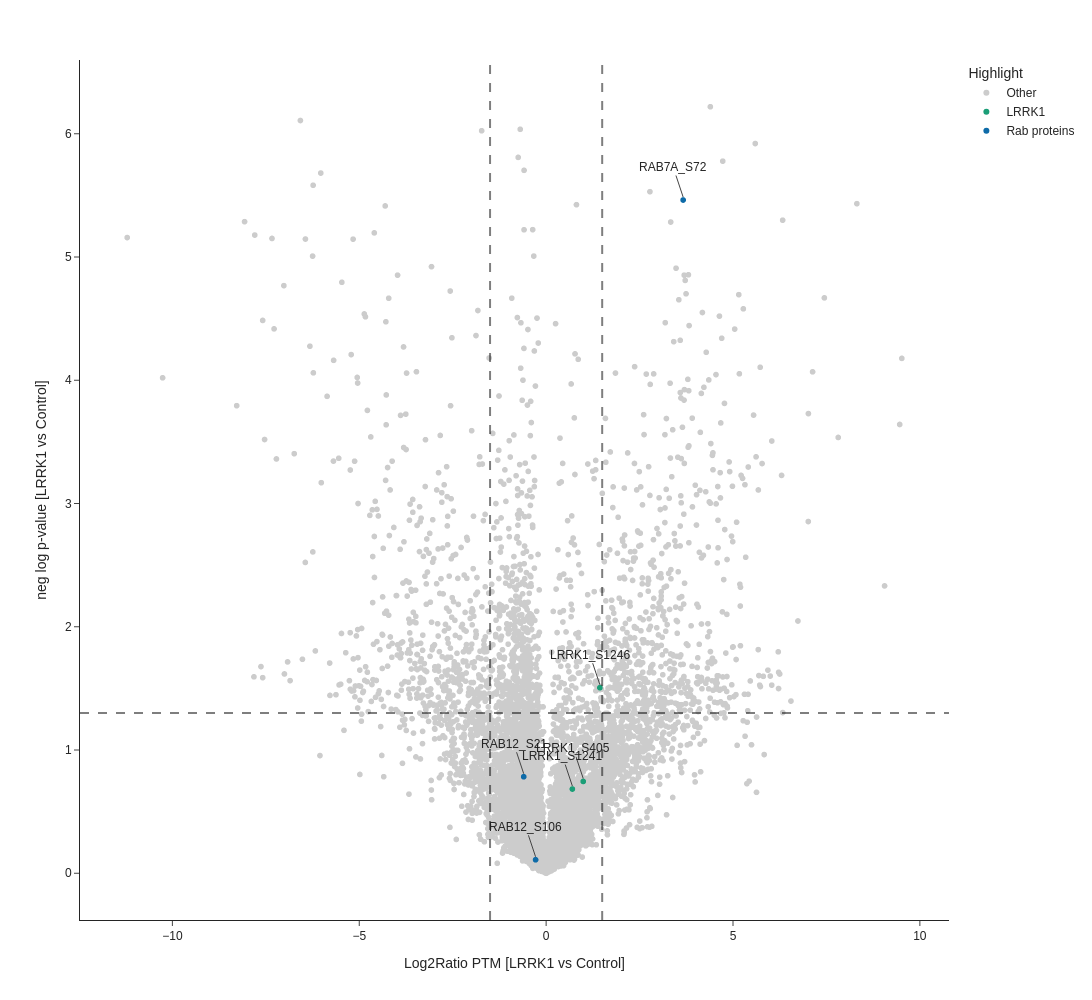

The notebook cell saved with this chart:
### Code cell
fig_S6A = px.scatter(
    pLys,
    x="Student's T-test Difference L1T_Turbo",
    y="-Log Student's T-test p-value L1T_Turbo",
    color="Highlight",
    color_discrete_map=Fig_color_map,
    template="simple_white",
    hover_data=["PTM_site", "Accession"],
    labels={
        "Student's T-test Difference L1T_Turbo": "Log2Ratio PTM [LRRK1 vs Control]",
        "-Log Student's T-test p-value L1T_Turbo": "neg log p-value [LRRK1 vs Control]",
        "PTM_site": "PTM site",
    },
)

annotate = pLys.loc[
    pLys["Highlight"].isin(["LRRK1", "Rab proteins"]),
    [
        "Student's T-test Difference L1T_Turbo",
        "-Log Student's T-test p-value L1T_Turbo",
        "PTM_site",
    ],
]

for x, y, site in annotate.itertuples(index=False):
    fig_S6A.add_annotation(
        x=x,
        y=y,
        text=site,
        showarrow=True,
        yshift=3,
    )

fig_S6A.update_layout(
    height=1000,
    width=1500,
    font_family="Arial",
)

fig_S6A.add_hline(y=1.3, opacity=0.5, line_width=2, line_dash="dash")
fig_S6A.add_vline(x=1.5, opacity=0.5, line_width=2, line_dash="dash")
fig_S6A.add_vline(x=-1.5, opacity=0.5, line_width=2, line_dash="dash")

fig_S6A.show()

### Figure 1 — Plotly figure (JSON) as saved in the notebook; plotly's stock layout.template omitted (floating-point values rounded to 4 significant figures; data arrays with more than 128 entries replaced by an {"elided": "..."} marker saying what was removed)
{"data": [{"customdata": {"elided": "9324x2 str values"}, "hovertemplate": "Highlight=Other<br>Log2Ratio PTM [LRRK1 vs Control]=%{x}<br>neg log p-value [LRRK1 vs Control]=%{y}<br>PTM site=%{customdata[0]}<br>Accession=%{customdata[1]}<extra></extra>", "legendgroup": "Other", "marker": {"color": "rgb(204,204,204)", "symbol": "circle"}, "mode": "markers", "name": "Other", "showlegend": true, "type": "scattergl", "x": {"elided": "9324 float values"}, "xaxis": "x", "y": {"elided": "9324 float values"}, "yaxis": "y"}, {"customdata": [["LRRK1_S1241", "Q38SD2"], ["LRRK1_S1246", "Q38SD2"], ["LRRK1_S405", "Q38SD2"]], "hovertemplate": "Highlight=LRRK1<br>Log2Ratio PTM [LRRK1 vs Control]=%{x}<br>neg log p-value [LRRK1 vs Control]=%{y}<br>PTM site=%{customdata[0]}<br>Accession=%{customdata[1]}<extra></extra>", "legendgroup": "LRRK1", "marker": {"color": "#1b9e77", "symbol": "circle"}, "mode": "markers", "name": "LRRK1", "showlegend": true, "type": "scattergl", "x": [0.7021, 1.438, 0.9923], "xaxis": "x", "y": [0.6833, 1.505, 0.745], "yaxis": "y"}, {"customdata": [["RAB12_S106", "Q6IQ22"], ["RAB12_S21", "Q6IQ22"], ["RAB7A_S72", "P51149"]], "hovertemplate": "Highlight=Rab proteins<br>Log2Ratio PTM [LRRK1 vs Control]=%{x}<br>neg log p-value [LRRK1 vs Control]=%{y}<br>PTM site=%{customdata[0]}<br>Accession=%{customdata[1]}<extra></extra>", "legendgroup": "Rab proteins", "marker": {"color": "#0e6ba8", "symbol": "circle"}, "mode": "markers", "name": "Rab proteins", "showlegend": true, "type": "scattergl", "x": [-0.282, -0.5991, 3.666], "xaxis": "x", "y": [0.1093, 0.7831, 5.462], "yaxis": "y"}], "layout": {"annotations": [{"showarrow": true, "text": "LRRK1_S1241", "x": 0.7021, "y": 0.6833, "yshift": 3}, {"showarrow": true, "text": "LRRK1_S1246", "x": 1.438, "y": 1.505, "yshift": 3}, {"showarrow": true, "text": "LRRK1_S405", "x": 0.9923, "y": 0.745, "yshift": 3}, {"showarrow": true, "text": "RAB12_S106", "x": -0.282, "y": 0.1093, "yshift": 3}, {"showarrow": true, "text": "RAB12_S21", "x": -0.5991, "y": 0.7831, "yshift": 3}, {"showarrow": true, "text": "RAB7A_S72", "x": 3.666, "y": 5.462, "yshift": 3}], "font": {"family": "Arial"}, "height": 1000, "legend": {"title": {"text": "Highlight"}, "tracegroupgap": 0}, "margin": {"t": 60}, "shapes": [{"line": {"dash": "dash", "width": 2}, "opacity": 0.5, "type": "line", "x0": 0, "x1": 1, "xref": "x domain", "y0": 1.3, "y1": 1.3, "yref": "y"}, {"line": {"dash": "dash", "width": 2}, "opacity": 0.5, "type": "line", "x0": 1.5, "x1": 1.5, "xref": "x", "y0": 0, "y1": 1, "yref": "y domain"}, {"line": {"dash": "dash", "width": 2}, "opacity": 0.5, "type": "line", "x0": -1.5, "x1": -1.5, "xref": "x", "y0": 0, "y1": 1, "yref": "y domain"}], "width": 1500, "xaxis": {"anchor": "y", "domain": [0, 1], "title": {"text": "Log2Ratio PTM [LRRK1 vs Control]"}}, "yaxis": {"anchor": "x", "domain": [0, 1], "title": {"text": "neg log p-value [LRRK1 vs Control]"}}}}
